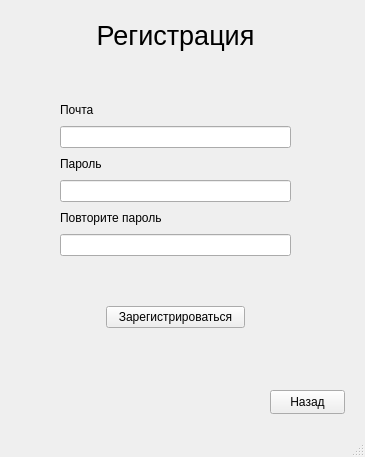
<?xml version="1.0" encoding="UTF-8"?>
<ui version="4.0">
 <class>MainWindow</class>
 <widget class="QMainWindow" name="MainWindow">
  <property name="geometry">
   <rect>
    <x>0</x>
    <y>0</y>
    <width>365</width>
    <height>457</height>
   </rect>
  </property>
  <property name="windowTitle">
   <string>MainWindow</string>
  </property>
  <widget class="QWidget" name="centralwidget">
   <widget class="QWidget" name="verticalLayoutWidget">
    <property name="geometry">
     <rect>
      <x>60</x>
      <y>20</y>
      <width>231</width>
      <height>351</height>
     </rect>
    </property>
    <layout class="QVBoxLayout" name="verticalLayout">
     <item>
      <widget class="QLabel" name="label">
       <property name="font">
        <font>
         <pointsize>20</pointsize>
        </font>
       </property>
       <property name="text">
        <string>Регистрация</string>
       </property>
       <property name="alignment">
        <set>Qt::AlignCenter</set>
       </property>
      </widget>
     </item>
     <item>
      <spacer name="verticalSpacer_2">
       <property name="orientation">
        <enum>Qt::Vertical</enum>
       </property>
       <property name="sizeHint" stdset="0">
        <size>
         <width>20</width>
         <height>40</height>
        </size>
       </property>
      </spacer>
     </item>
     <item>
      <layout class="QHBoxLayout" name="horizontalLayout">
       <item>
        <widget class="QLabel" name="label_2">
         <property name="text">
          <string>Почта</string>
         </property>
        </widget>
       </item>
       <item>
        <spacer name="horizontalSpacer">
         <property name="orientation">
          <enum>Qt::Horizontal</enum>
         </property>
         <property name="sizeHint" stdset="0">
          <size>
           <width>40</width>
           <height>20</height>
          </size>
         </property>
        </spacer>
       </item>
      </layout>
     </item>
     <item>
      <widget class="QLineEdit" name="line_email"/>
     </item>
     <item>
      <layout class="QHBoxLayout" name="horizontalLayout_2">
       <item>
        <widget class="QLabel" name="label_3">
         <property name="text">
          <string>Пароль</string>
         </property>
        </widget>
       </item>
       <item>
        <spacer name="horizontalSpacer_2">
         <property name="orientation">
          <enum>Qt::Horizontal</enum>
         </property>
         <property name="sizeHint" stdset="0">
          <size>
           <width>40</width>
           <height>20</height>
          </size>
         </property>
        </spacer>
       </item>
      </layout>
     </item>
     <item>
      <widget class="QLineEdit" name="line_password"/>
     </item>
     <item>
      <layout class="QHBoxLayout" name="horizontalLayout_3">
       <item>
        <widget class="QLabel" name="label_4">
         <property name="text">
          <string>Повторите пароль</string>
         </property>
        </widget>
       </item>
       <item>
        <spacer name="horizontalSpacer_3">
         <property name="orientation">
          <enum>Qt::Horizontal</enum>
         </property>
         <property name="sizeHint" stdset="0">
          <size>
           <width>40</width>
           <height>20</height>
          </size>
         </property>
        </spacer>
       </item>
      </layout>
     </item>
     <item>
      <widget class="QLineEdit" name="line_password_repeat"/>
     </item>
     <item>
      <spacer name="verticalSpacer">
       <property name="orientation">
        <enum>Qt::Vertical</enum>
       </property>
       <property name="sizeHint" stdset="0">
        <size>
         <width>20</width>
         <height>40</height>
        </size>
       </property>
      </spacer>
     </item>
     <item>
      <layout class="QHBoxLayout" name="horizontalLayout_5" stretch="1,3,1">
       <item>
        <spacer name="horizontalSpacer_5">
         <property name="orientation">
          <enum>Qt::Horizontal</enum>
         </property>
         <property name="sizeHint" stdset="0">
          <size>
           <width>40</width>
           <height>20</height>
          </size>
         </property>
        </spacer>
       </item>
       <item>
        <widget class="QPushButton" name="btn_register">
         <property name="text">
          <string>Зарегистрироваться</string>
         </property>
        </widget>
       </item>
       <item>
        <spacer name="horizontalSpacer_6">
         <property name="orientation">
          <enum>Qt::Horizontal</enum>
         </property>
         <property name="sizeHint" stdset="0">
          <size>
           <width>40</width>
           <height>20</height>
          </size>
         </property>
        </spacer>
       </item>
      </layout>
     </item>
     <item>
      <spacer name="verticalSpacer_3">
       <property name="orientation">
        <enum>Qt::Vertical</enum>
       </property>
       <property name="sizeHint" stdset="0">
        <size>
         <width>20</width>
         <height>40</height>
        </size>
       </property>
      </spacer>
     </item>
    </layout>
   </widget>
   <widget class="QPushButton" name="btn_back">
    <property name="geometry">
     <rect>
      <x>270</x>
      <y>390</y>
      <width>75</width>
      <height>24</height>
     </rect>
    </property>
    <property name="text">
     <string>Назад</string>
    </property>
   </widget>
  </widget>
  <widget class="QMenuBar" name="menubar">
   <property name="geometry">
    <rect>
     <x>0</x>
     <y>0</y>
     <width>365</width>
     <height>22</height>
    </rect>
   </property>
  </widget>
  <widget class="QStatusBar" name="statusbar"/>
 </widget>
 <resources/>
 <connections/>
</ui>
